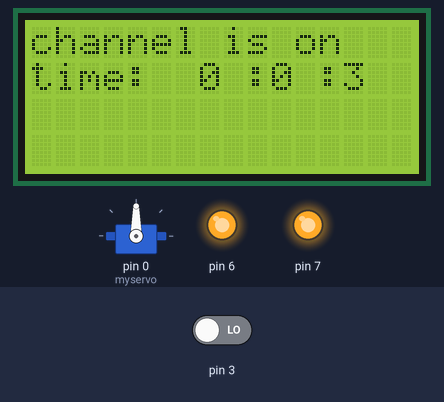
The sketch below on a simulated Arduino Uno, built with avr-gcc and run on an emulated ATmega328P. Parts: servo, 16×4 character LCD, output pins drawn as LEDs (lit = HIGH). The test bench sets the inputs (shaded band); at power-on: pin 3 LOW.

Above: at 2.3 s.
2.4 s: pin 3 driven HIGH
At 2.72 s:
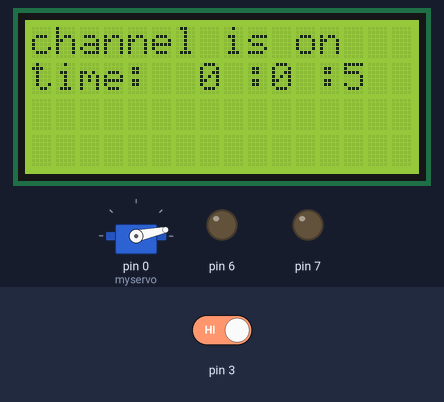
At 11.99 s:
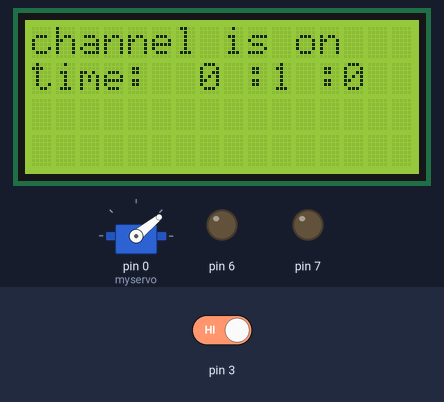
Timing chart, 0 to 13.3 s (numbered marks = the images above; inputs shaded):
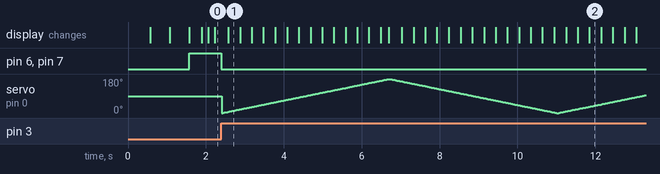

The sketch:

chaine_de_distribution.ino
```cpp
#include <avr/io.h>
#include <util/delay.h>
#include <LiquidCrystal.h>
#include <Servo.h>

#define pirOff        (!(PIND & (1<<3)))
#define pirOn         (PIND & (1<<3))
#define MOTOR1_ON     PORTD|=(1<<PD6)
#define MOTOR2_ON     PORTD|=(1<<PD7)
#define MOTOR1_OFF    PORTD&=~(1<<PD6)
#define MOTOR2_OFF    PORTD&=~(1<<PD7)

int seconds=0,minutes=0,hours=0,var=0;

Servo myservo;
LiquidCrystal lcd(13,12,11,10,9,8);

/// just a silly intro ////
void intro()
{
  lcd.setCursor(0,0);
  lcd.print("PROJECT BY :");
  _delay_ms(500);
  lcd.setCursor(0,1);
  lcd.print("Rookie_developer");
  _delay_ms(500);
  lcd.clear();
  _delay_ms(500);
}

/// the library sweep uses timer1 for pwm signals so we can't use timer1 ///
void sweep()
{
  int pos = 0;
  lcd.clear();
  lcd.setCursor(0,0);
  lcd.print("removing junk");
  for (pos = 0; pos <= 180; pos += 1) { // goes from 0 degrees to 180 degrees
    // in steps of 1 degree
    myservo.write(pos);              // tell servo to go to position in variable 'pos'
    _delay_ms(15);                       // waits 15ms for the servo to reach the position
  }
  for (pos = 180; pos >= 0; pos -= 1) { // goes from 180 degrees to 0 degrees
    myservo.write(pos);              // tell servo to go to position in variable 'pos'
    _delay_ms(15);                       // waits 15ms for the servo to reach the position
  }
  lcd.clear();
}

//// motor on mode ////
void on()
{
  MOTOR1_ON;
  MOTOR2_ON;
}

//// motor off mode ////
void off()
{
  MOTOR1_OFF;
  MOTOR2_OFF;
}

//// affichage sur lcd /////
void affichage()
{
    lcd.setCursor(0,0);
    lcd.print("channel is on");
    lcd.setCursor(0,1);
    lcd.print("time:");
    lcd.setCursor(13,1);
    lcd.println(seconds);
    lcd.setCursor(10,1);
    lcd.println(minutes);
    lcd.setCursor(7,1);
    lcd.println(hours);
    lcd.setCursor(9,1);
    lcd.print(":");
    lcd.setCursor(12,1);
    lcd.print(":");
}

int main(void)
{
  cli();
  myservo.attach(0);
  lcd.begin(16,4);
  DDRD=0xC0;
  intro();
  //// here i unable necessary bits and registeres to put timer2 on CTC mode /////
  TCCR2A=0b00000010;
  TCCR2B=0b00000110;   // prescaler 256
  TIMSK2=0b00000010;
  TCNT2=0;
  OCR1A=255;
  sei();
  affichage();
  while(1)
  {
    on();
    if(pirOn)
    {
      off();
      sweep();
    }
  }
}

/// routine d'interruptions en utilisent le timer2 mode CTC ////
ISR(TIMER2_COMPA_vect)
{
  var++;
  if(var>10000){
    affichage();
    var=0;
  if(seconds++==60)
  {
    affichage();
    seconds=0;
    if(minutes++==60)
    {
      affichage();
      minutes=0;
      if(hours++==24)
      {
        affichage();
        hours=0;
      }
    }
  }
  }
}  ///// code is in github repos ////
```

Measured:
- after the input at 2.4 s, pin 6, pin 7: HIGH → LOW at once
